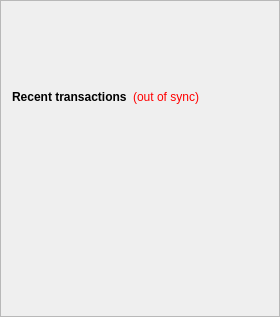
        <widget class="QFrame" name="frame_2">
         <property name="frameShape">
          <enum>QFrame::StyledPanel</enum>
         </property>
         <property name="frameShadow">
          <enum>QFrame::Raised</enum>
         </property>
         <layout class="QVBoxLayout" name="verticalLayout">
          <item>
           <spacer name="verticalSpacer_3">
            <property name="orientation">
             <enum>Qt::Vertical</enum>
            </property>
            <property name="sizeType">
             <enum>QSizePolicy::Fixed</enum>
            </property>
            <property name="sizeHint" stdset="0">
             <size>
              <width>20</width>
              <height>75</height>
             </size>
            </property>
           </spacer>
          </item>
          <item>
           <layout class="QHBoxLayout" name="horizontalLayout_2">
            <item>
             <widget class="QLabel" name="label_4">
              <property name="font">
               <font>
                <weight>75</weight>
                <bold>true</bold>
               </font>
              </property>
              <property name="text">
               <string>Recent transactions</string>
              </property>
             </widget>
            </item>
            <item>
             <widget class="QLabel" name="labelTransactionsStatus">
              <property name="cursor">
               <cursorShape>WhatsThisCursor</cursorShape>
              </property>
              <property name="toolTip">
               <string>The displayed information may be out of date. Your wallet automatically synchronizes with the Chronos network after a connection is established, but this process has not completed yet.</string>
              </property>
              <property name="styleSheet">
               <string notr="true">QLabel { color: red; }</string>
              </property>
              <property name="text">
               <string notr="true">(out of sync)</string>
              </property>
              <property name="alignment">
               <set>Qt::AlignRight|Qt::AlignTrailing|Qt::AlignVCenter</set>
              </property>
             </widget>
            </item>
            <item>
             <spacer name="horizontalSpacer">
              <property name="orientation">
               <enum>Qt::Horizontal</enum>
              </property>
              <property name="sizeHint" stdset="0">
               <size>
                <width>40</width>
                <height>20</height>
               </size>
              </property>
             </spacer>
            </item>
           </layout>
          </item>
          <item>
           <widget class="QListView" name="listTransactions">
            <property name="styleSheet">
             <string notr="true">QListView { background: transparent; }</string>
            </property>
            <property name="frameShape">
             <enum>QFrame::NoFrame</enum>
            </property>
            <property name="verticalScrollBarPolicy">
             <enum>Qt::ScrollBarAlwaysOff</enum>
            </property>
            <property name="horizontalScrollBarPolicy">
             <enum>Qt::ScrollBarAlwaysOff</enum>
            </property>
            <property name="selectionMode">
             <enum>QAbstractItemView::NoSelection</enum>
            </property>
           </widget>
          </item>
         </layout>
        </widget>
